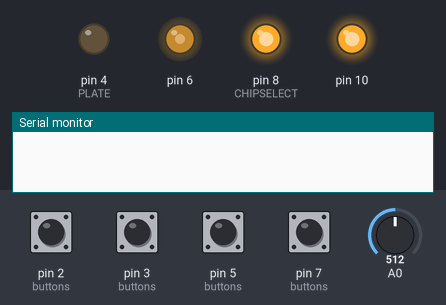
This sketch was run on a simulated Arduino Uno, built with avr-gcc and run on an emulated ATmega328P. On the bench: output pins drawn as LEDs (lit = HIGH), the last lines printed to the serial monitor. Dashed ring = blinking. Inputs (shaded band) come from the test bench; at power-on: pin 2 (buttons), pin 3 (buttons), pin 5 (buttons), pin 7 (buttons) HIGH, A0 = 512. Pins used as bus, display or sensor lines are not drawn.

Above: at 1.2 s.
1.3 s: pin 2 (buttons) pulled LOW for 1 s
At 2.43 s:
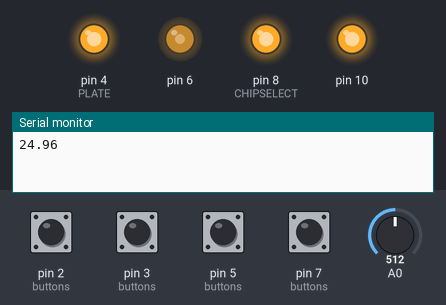
4.0 s: A0 set to 716
At 5.7 s:
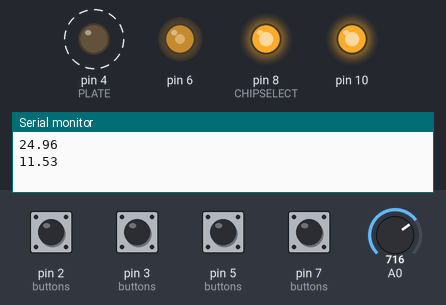
7.0 s: A0 set to 511
At 8.0 s:
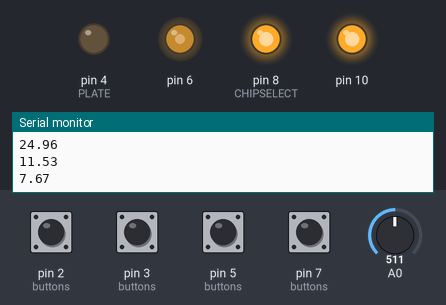
8.5 s: pin 3 (buttons) pulled LOW for 1 s
At 9.42 s:
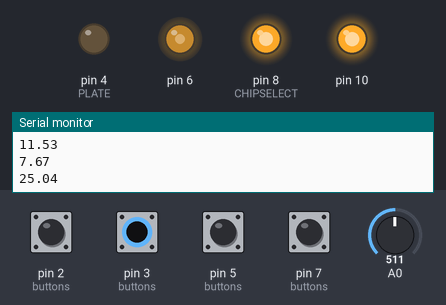
11.0 s: pin 5 (buttons) pulled LOW for 1 s
At 11.9 s:
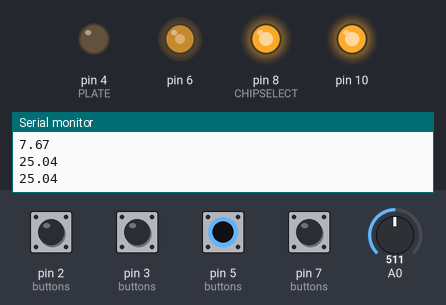
13.5 s: pin 7 (buttons) pulled LOW for 0.15 s
At 15.1 s:
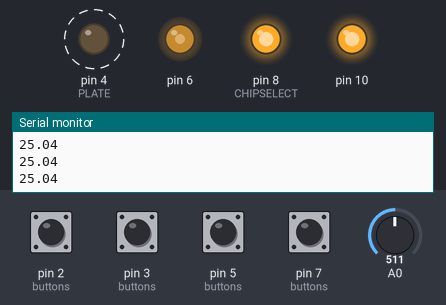
Timing chart, 0 to 17.6 s (numbered marks = the images above; inputs shaded):
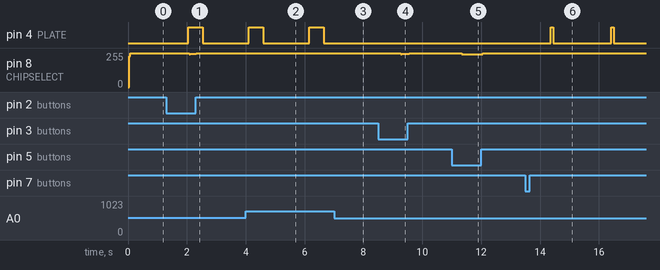

Measured:
- after the input at 1.3 s, pin 8 (CHIPSELECT): 255/255 → 250/255 after 0.78 s, → 255/255 0.24 s later
- after the input at 4.0 s, pin 4 (PLATE): alternates HIGH for 0.49 s and LOW for 1.6 s, starting after 0.11 s
- after the input at 7.0 s, pin 4 (PLATE): stays LOW (without the input it goes to HIGH after 1.2 s)
- after the input at 8.5 s, pin 8 (CHIPSELECT): 255/255 → 250/255 after 0.77 s, → 255/255 0.28 s later
- after the input at 11.0 s, pin 8 (CHIPSELECT): 255/255 → 247/255 after 0.33 s, → 255/255 0.72 s later
- after the input at 13.5 s, pin 4 (PLATE): alternates HIGH for 0.08 s and LOW for 2.0 s, starting after 0.87 s

The sketch:

HotPlate.ino
```cpp
#include <SPI.h>
#include <PID_v1.h>

const PROGMEM uint8_t WIDTH[] = {
  0x02, 0x03, 0x04, 0x05,
  0x05, 0x05, 0x05, 0x03,
  0x04, 0x03, 0x05, 0x05,
  0x03, 0x05, 0x03, 0x05,

  0x05, 0x04, 0x05, 0x05,
  0x05, 0x05, 0x05, 0x05,
  0x05, 0x05, 0x03, 0x03,
  0x05, 0x05, 0x04, 0x05,

  0x05, 0x05, 0x05, 0x05,
  0x05, 0x05, 0x05, 0x05,
  0x05, 0x03, 0x05, 0x05,
  0x05, 0x05, 0x05, 0x05,

  0x05, 0x05, 0x05, 0x05,
  0x05, 0x05, 0x05, 0x05,
  0x05, 0x05, 0x05, 0x03,
  0x05, 0x03, 0x05, 0x05,

  0x03, 0x05, 0x05, 0x05,
  0x05, 0x05, 0x05, 0x05,
  0x05, 0x03, 0x04, 0x04,
  0x03, 0x05, 0x05, 0x05,

  0x05, 0x05, 0x05, 0x05,
  0x05, 0x05, 0x05, 0x05,
  0x05, 0x05, 0x05, 0x03,
  0x03, 0x03, 0x05, 0x05
};

const PROGMEM uint8_t FONT[] = {
  0x00, 0x00, 0x00, 0x00, 0x00,  0x00, 0x5F, 0x00, 0x00, 0x00,  0x00, 0x07, 0x00, 0x07, 0x00,  0x14, 0x7F, 0x14, 0x7F, 0x14,
  0x24, 0x2A, 0x7F, 0x2A, 0x12,  0x23, 0x13, 0x08, 0x64, 0x62,  0x36, 0x49, 0x55, 0x22, 0x50,  0x00, 0x05, 0x03, 0x00, 0x00,
  0x1C, 0x22, 0x41, 0x00, 0x00,  0x41, 0x22, 0x1C, 0x00, 0x00,  0x08, 0x2A, 0x1C, 0x2A, 0x08,  0x08, 0x08, 0x3E, 0x08, 0x08,
  0x00, 0x50, 0x30, 0x00, 0x00,  0x08, 0x08, 0x08, 0x08, 0x08,  0x00, 0x60, 0x60, 0x00, 0x00,  0x20, 0x10, 0x08, 0x04, 0x02,

  0x3E, 0x51, 0x49, 0x45, 0x3E,  0x00, 0x42, 0x7F, 0x40, 0x00,  0x42, 0x61, 0x51, 0x49, 0x46,  0x21, 0x41, 0x45, 0x4B, 0x31,
  0x18, 0x14, 0x12, 0x7F, 0x10,  0x27, 0x45, 0x45, 0x45, 0x39,  0x3C, 0x4A, 0x49, 0x49, 0x30,  0x01, 0x71, 0x09, 0x05, 0x03,
  0x36, 0x49, 0x49, 0x49, 0x36,  0x06, 0x49, 0x49, 0x29, 0x1E,  0x00, 0x36, 0x36, 0x00, 0x00,  0x00, 0x56, 0x36, 0x00, 0x00,
  0x00, 0x08, 0x14, 0x22, 0x41,  0x14, 0x14, 0x14, 0x14, 0x14,  0x41, 0x22, 0x14, 0x08, 0x00,  0x02, 0x01, 0x51, 0x09, 0x06,

  0x32, 0x49, 0x79, 0x41, 0x3E,  0x7E, 0x11, 0x11, 0x11, 0x7E,  0x7F, 0x49, 0x49, 0x49, 0x36,  0x3E, 0x41, 0x41, 0x41, 0x22,
  0x7F, 0x41, 0x41, 0x22, 0x1C,  0x7F, 0x49, 0x49, 0x49, 0x41,  0x7F, 0x09, 0x09, 0x01, 0x01,  0x3E, 0x41, 0x41, 0x51, 0x32,
  0x7F, 0x08, 0x08, 0x08, 0x7F,  0x41, 0x7F, 0x41, 0x00, 0x00,  0x20, 0x40, 0x41, 0x3F, 0x01,  0x7F, 0x08, 0x14, 0x22, 0x41,
  0x7F, 0x40, 0x40, 0x40, 0x40,  0x7F, 0x02, 0x04, 0x02, 0x7F,  0x7F, 0x04, 0x08, 0x10, 0x7F,  0x3E, 0x41, 0x41, 0x41, 0x3E,

  0x7F, 0x09, 0x09, 0x09, 0x06,  0x3E, 0x41, 0x51, 0x21, 0x5E,  0x7F, 0x09, 0x19, 0x29, 0x46,  0x46, 0x49, 0x49, 0x49, 0x31,
  0x01, 0x01, 0x7F, 0x01, 0x01,  0x3F, 0x40, 0x40, 0x40, 0x3F,  0x1F, 0x20, 0x40, 0x20, 0x1F,  0x7F, 0x20, 0x18, 0x20, 0x7F,
  0x63, 0x14, 0x08, 0x14, 0x63,  0x03, 0x04, 0x78, 0x04, 0x03,  0x61, 0x51, 0x49, 0x45, 0x43,  0x7F, 0x41, 0x41, 0x00, 0x00,
  0x02, 0x04, 0x08, 0x10, 0x20,  0x41, 0x41, 0x7F, 0x00, 0x00,  0x04, 0x02, 0x01, 0x02, 0x04,  0x40, 0x40, 0x40, 0x40, 0x40,

  0x01, 0x02, 0x04, 0x00, 0x00,  0x20, 0x54, 0x54, 0x54, 0x78,  0x7F, 0x48, 0x44, 0x44, 0x38,  0x38, 0x44, 0x44, 0x44, 0x20,
  0x38, 0x44, 0x44, 0x48, 0x7F,  0x38, 0x54, 0x54, 0x54, 0x18,  0x08, 0x7E, 0x09, 0x01, 0x02,  0x08, 0x14, 0x54, 0x54, 0x3C,
  0x7F, 0x08, 0x04, 0x04, 0x78,  0x44, 0x7D, 0x40, 0x00, 0x00,  0x20, 0x40, 0x44, 0x3D, 0x00,  0x7F, 0x10, 0x28, 0x44, 0x00,
  0x41, 0x7F, 0x40, 0x00, 0x00,  0x7C, 0x04, 0x18, 0x04, 0x78,  0x7C, 0x08, 0x04, 0x04, 0x78,  0x38, 0x44, 0x44, 0x44, 0x38,

  0x7C, 0x14, 0x14, 0x14, 0x08,  0x08, 0x14, 0x14, 0x18, 0x7C,  0x7C, 0x08, 0x04, 0x04, 0x08,  0x48, 0x54, 0x54, 0x54, 0x20,
  0x04, 0x3F, 0x44, 0x40, 0x20,  0x3C, 0x40, 0x40, 0x20, 0x7C,  0x1C, 0x20, 0x40, 0x20, 0x1C,  0x3C, 0x40, 0x30, 0x40, 0x3C,
  0x44, 0x28, 0x10, 0x28, 0x44,  0x0C, 0x50, 0x50, 0x50, 0x3C,  0x44, 0x64, 0x54, 0x4C, 0x44,  0x08, 0x36, 0x41, 0x00, 0x00,
  0x00, 0x7F, 0x00, 0x00, 0x00,  0x41, 0x36, 0x08, 0x00, 0x00,  0x08, 0x08, 0x2A, 0x1C, 0x08,  0x08, 0x1C, 0x2A, 0x08, 0x08
};

uint8_t t = 0, s = 0, ti, u; // temporary globals
#define DISPLAYWIDTH 102

#define CHIPSELECT 8
#define COMMANDDATA 9
#define PLATE 4
#define COMMAND LOW
#define DATA HIGH

#define LOOPTIME 40

uint8_t buttons[4][3] = {{5, 0, 0}, {7, 0, 0}, {3, 0, 0}, {2, 0, 0} }; // bit 7 = on/off bit 6=changed flag bits 0-2 = debounce on moving average basis
#define PINS 0
#define ONOFF 1
#define DEBOUNCE 2
#define PRESS 1
#define CHANGED 2
#define UP 0
#define DOWN 2
#define LEFT 3
#define RIGHT 1

#define MAXBRIGHT 140
uint8_t backlight = 255;

#define NORMAL 0x00
#define REVERSED 0x01 // 0x01 = REVERSED
#define CENTERED 0x02 // 0x02 = CENTRED

uint8_t loopCount = 0;
double output;
double setPoint = 25;
double currentTemp = 20.0;
float currentReading = 0;
uint16_t timeCounter = 0;

uint8_t state = 0;
#define CURRENTLINE 0x10
#define CURRENTMODE 0x20
#define CURRENTAUTOMODE 0x40
#define CURRENTRUN 0x80
// state, bits 0,1 = profile stage.  bit4=line (0/1) bit5=mode (0=manual, 1 = auto) bit6=(jedec/lowtemp) bit7=auto running

uint16_t jedecProfile[4][2]   = {{0, 120}, {180, 160}, {280, 220}, {390, 25}};
uint16_t lowTempProfile[4][2] = {{0, 120}, {240, 165}, {360, 25} , {500, 25}};

double Kp = 3.0, Ki = 0.01, Kd = 0.80;  // double 3.0, Ki = 0.01, Kd = 0.64;
//double Kp = 2.2, Ki = 0.4, Kd = 3.00;  // double 3.0, Ki = 0.01, Kd = 0.64;

PID myPID(&currentTemp, &output, &setPoint, Kp, Ki, Kd, DIRECT);

void setup() {
  SPI.begin();
  SPI.setDataMode(SPI_MODE3);
  SPI.setBitOrder(MSBFIRST);
  digitalWrite(CHIPSELECT, HIGH); // ss or strobe
  digitalWrite(COMMANDDATA, DATA); // command/data
  digitalWrite(11, HIGH); // data
  digitalWrite(13, HIGH); // clock

  pinMode(buttons[UP][PINS], INPUT); //yuk use constants!!!
  digitalWrite(buttons[UP][PINS], HIGH);
  pinMode(buttons[DOWN][PINS], INPUT);
  digitalWrite(buttons[DOWN][PINS], HIGH);
  pinMode(buttons[LEFT][PINS], INPUT);
  digitalWrite(buttons[LEFT][PINS], HIGH);
  pinMode(buttons[RIGHT][PINS], INPUT);
  digitalWrite(buttons[RIGHT][PINS], HIGH);

  pinMode(6, OUTPUT);
  analogWrite(6, 128);

  pinMode(PLATE, OUTPUT);

  pinMode(CHIPSELECT, OUTPUT); // SS STROBE
  pinMode(COMMANDDATA, OUTPUT); // command/data
  uint8_t startseq[] = {0x40, 0xA0, 0xC8, 0xA6, 0xA2, 0x2F, 0xF8, 0x00, 0x27, 0x81, 0x0C, 0xAC, 0x00, 0xAF};
  digitalWrite(COMMANDDATA, COMMAND); // set to command
  digitalWrite(CHIPSELECT, LOW); // SS
  for (uint8_t i = 0; i < 14; i++) SPI.transfer(startseq[i]);
  digitalWrite(CHIPSELECT, HIGH); // SS
  cls(0x00);
  lcdprint(0, 0, "HOT PLATE", REVERSED | CENTERED);
  printModeLine();
  analogReference(EXTERNAL);
  checkTempKeys();
  myPID.SetOutputLimits(0, 12);
  //turn the PID on
  myPID.SetMode(AUTOMATIC);
  printTargetStart();
  Serial.begin(115200);
}

void checkTempKeys() {
  for (ti = 0; ti < 4; ti++) {
    if (!digitalRead(buttons[ti][PINS])) {
      if (buttons[ti][DEBOUNCE] != 8) buttons[ti][DEBOUNCE] += 1;
    }
    else {
      if (buttons[ti][DEBOUNCE] != 0) buttons[ti][DEBOUNCE] -= 1;
    }
    if ((buttons[ti][DEBOUNCE] >= 2) && !(buttons[ti][ONOFF] & PRESS)) buttons[ti][ONOFF] = PRESS | CHANGED; // was off now on, so switch on and flag (bit 2)
    if (buttons[ti][DEBOUNCE] == 8) buttons[ti][ONOFF] = PRESS | CHANGED; // key repeat
    if ((buttons[ti][DEBOUNCE] <= 1) && (buttons[ti][ONOFF] & PRESS)) buttons[ti][ONOFF] = CHANGED; // was off now on, so switch on and flag (bit 2)
  }
  currentReading = 0.6 * currentReading + 0.4 * analogRead(A0);
  float currentResistance = 100000 / ((1023.0 / currentReading) - 1.0);
  currentResistance = currentResistance / 100000;
  currentResistance = log(currentResistance);
  currentResistance /= 4092;  //3950 or 4092
  currentResistance += 1.0 / (25 + 273.15);
  currentResistance = 1.0 / currentResistance;
  currentTemp = currentResistance - 273.15;
}

void printCurrent() {
  int16_t i = int(output);
  char stringout[] = " Now: XXX C  PWM: XX  ";
  stringout[19] = (char)(48 + (i % 10));
  i /= 10;
  stringout[18] = (char)(48 + (i % 10));

  i = int(currentTemp);
  stringout[8] = (char)(48 + (i % 10));
  i /= 10;
  if(i==0) {stringout[7]=' ';} else {stringout[7] = (char)(48 + (i % 10));}
  i /= 10;
  if(i==0) {stringout[6]=' ';} else {stringout[6] = (char)(48 + (i % 10));}
  stringout[20] = '\0';
  lcdprint(7, 1, stringout, NORMAL);

  char stringout2[] = "Time: XXX Seconds   ";
  i = timeCounter;
  if ((state & CURRENTRUN) && (state & CURRENTAUTOMODE)) i = lowTempProfile[3][0] - i ;
  if ((state & CURRENTRUN) && !(state & CURRENTAUTOMODE)) i = jedecProfile[3][0] - i ;
  stringout2[8] = (char)(48 + (i % 10));
  i /= 10;
  if(i==0) {stringout2[7]=' ';} else {stringout2[7] = (char)(48 + (i % 10));}
  i /= 10;
  if(i==0) {stringout2[6]=' ';} else {stringout2[6] = (char)(48 + (i % 10));}
  stringout2[18] = '\0';
  lcdprint(6, 0, stringout2, NORMAL);
}

void printModeLine() {
  if (!(state & CURRENTLINE)) {
    if (!(state & CURRENTMODE)) {
      lcdprint(2, 0, ">Mode: Manual", REVERSED);
      return;
    }
    if (!(state & CURRENTAUTOMODE)) {
      lcdprint(2, 0, ">Mode: JEDEC", REVERSED);
      return;
    }
    lcdprint(2, 0, ">Mode: Low Temp", REVERSED);
  } else {
    if (!(state & CURRENTMODE)) {
      lcdprint(2, 0, ">Mode: Manual", NORMAL);
      return;
    }
    if (!(state & CURRENTAUTOMODE)) {
      lcdprint(2, 0, ">Mode: JEDEC", NORMAL);
      return;
    }
    lcdprint(2, 0, ">Mode: Low Temp", NORMAL);
  }
}

void printTargetStart() {
  if (!(state & CURRENTMODE)) {
    uint8_t i = int(setPoint);
    char stringout[] = ">Target: XXX C ";
    stringout[11] = (char)(48 + (i % 10));
    i /= 10;
    stringout[10] = (char)(48 + (i % 10));
    i /= 10;
    stringout[9] = (char)(48 + (i % 10));
    stringout[14] = '\0';

    if (state & CURRENTLINE) {
      lcdprint(3, 0, stringout, REVERSED);
    } else {
      lcdprint(3, 0, stringout, NORMAL);
    }
    return;
  }

  if (state & CURRENTRUN) {
    if (state & CURRENTLINE) {
      lcdprint(3, 0, ">Stop Run", REVERSED);
    } else {
      lcdprint(3, 0, ">Stop Run", NORMAL);
    }
  } else {
    if (state & CURRENTLINE) {
      lcdprint(3, 0, ">Start Run", REVERSED);
    } else {
      lcdprint(3, 0, ">Start Run", NORMAL);
    }
  }
}

void setpos(uint8_t page, uint8_t col) {
  col += 30;
  digitalWrite(COMMANDDATA, COMMAND); // set to command
  digitalWrite(CHIPSELECT, LOW); // SS
  SPI.transfer(0xB0 + page);
  SPI.transfer(0x10 + ((col & 0xf0) >> 4));
  SPI.transfer(0x00 + (col & 0x0f));
  digitalWrite(CHIPSELECT, HIGH); // SS
}

void cls(uint8_t fil) {
  for (uint8_t i = 0; i < 8; i++) {
    setpos(i, 0);
    digitalWrite(COMMANDDATA, DATA); // set to data
    digitalWrite(CHIPSELECT, LOW); // SS
    for (uint8_t j = 0; j < 102; j++) SPI.transfer(fil);
    digitalWrite(CHIPSELECT, HIGH); // SS
  }
}

uint16_t lcdprint(uint8_t page, uint8_t col, char *text, uint8_t prtstyle) {
  uint16_t j, k, collength = 0;
  uint8_t textlength, normalrev, printed = 0;
  textlength = strlen(text);
  for (t = 0; t < textlength; t++) {
    j = (uint8_t)text[t] - 32;
    if (j > 96) continue;
    collength += (pgm_read_byte_near(WIDTH + j) + 1); // width
  }
  if (prtstyle & REVERSED) {
    normalrev = 0xFF;
  }
  else {
    normalrev = 0x00;
  }
  if (prtstyle & CENTERED) {
    t = collength;
    if (t > DISPLAYWIDTH) t = DISPLAYWIDTH;
    col = (DISPLAYWIDTH - t) >> 1;
    setpos(page, 0);
    digitalWrite(COMMANDDATA, DATA); // set to data
    digitalWrite(CHIPSELECT, LOW);
    for (s = 0; s < col - 1; s++) {
      SPI.transfer(0x00 ^ normalrev);
    }
  }
  else {
    setpos(page, col);
    digitalWrite(COMMANDDATA, DATA); // set to data
    digitalWrite(CHIPSELECT, LOW);
  }
  if (prtstyle & REVERSED) {
    SPI.transfer(0xFF);
    col += 1;
  } // first column needs to be black
  for (t = 0; t < textlength; t++) {
    j = (uint8_t)text[t] - 32;
    if (j > 96) continue;
    k = pgm_read_byte_near(WIDTH + j); // width
    j = (j << 2) + j; // times 5
    SPI.transfer(pgm_read_byte_near(FONT + j) ^ normalrev);
    SPI.transfer(pgm_read_byte_near(FONT + j + 1) ^ normalrev);
    if (k > 2) SPI.transfer(pgm_read_byte_near(FONT + j + 2)^ normalrev);
    if (k > 3) SPI.transfer(pgm_read_byte_near(FONT + j + 3)^ normalrev);
    if (k > 4) SPI.transfer(pgm_read_byte_near(FONT + j + 4)^ normalrev);
    SPI.transfer(0x00 ^ normalrev);
    printed += (k + 1);
    if (printed + col > DISPLAYWIDTH) break; // although the display does not appear to mind no point printing beyond end of screen
  }
  for (t = printed + col; t <= DISPLAYWIDTH; t++) SPI.transfer(0x00 ^ normalrev); // clear to end of line
  digitalWrite(CHIPSELECT, HIGH); // SS
  return collength;
}

void loop() {
  static unsigned long now = 0;
  if ((millis() - now) > LOOPTIME) {
    now = millis();
    checkTempKeys();
    processKeys();
    loopCount += 1;
    if(loopCount == 25) {timeCounter +=1; printCurrent();}
    if (loopCount == 50) {
      timeCounter += 1;
      loopCount = 0;
      myPID.Compute();
      digitalWrite(PLATE, HIGH);
      printCurrent();
      Serial.println(currentTemp);
    }
    if (loopCount == int(output)) {
      digitalWrite(PLATE, LOW);
    }
    if ((state & CURRENTRUN) && (state & CURRENTAUTOMODE)) {
      if(timeCounter > lowTempProfile[state & 0x03][0]) {
        setPoint = lowTempProfile[state & 0x03][1];
        state = (state + 1) & 0xF3;
        if(!(state & 0x03)) { state &= ~CURRENTRUN; timeCounter = 0; printTargetStart();}
      }
    }
    if ((state & CURRENTRUN) && !(state & CURRENTAUTOMODE)){
      if(timeCounter > jedecProfile[state & 0x03][0]) {
        setPoint = jedecProfile[state & 0x03][1];
        state = (state + 1) & 0xF3;
        if(!(state & 0x03)) { state &= ~CURRENTRUN; timeCounter = 0; printTargetStart();}
      }
    }
  }
}

void processKeys(void) {
  if (buttons[RIGHT][ONOFF] & CHANGED) {
    buttons[RIGHT][ONOFF] &= ~CHANGED;  // switch off change flag
    if ((buttons[RIGHT][ONOFF] & PRESS) && setPoint < 250 && !(state & CURRENTMODE) && (state & CURRENTLINE)) {
      setPoint += 1;
      printTargetStart();
      return;
    }
    if (!(buttons[RIGHT][ONOFF] & PRESS) && !(state & CURRENTMODE) && (state & CURRENTLINE)) {
      timeCounter = 0;
      return;
    }
    if ((buttons[RIGHT][ONOFF] & PRESS) && !(state & CURRENTLINE) && !(state & CURRENTRUN)) {
      if (!(state & CURRENTMODE)) {
        state |= CURRENTMODE;   // manual to jedec
        state &= ~CURRENTAUTOMODE;
        printTargetStart();
        printModeLine();
        return;
      }
      if ((state & CURRENTMODE) && !(state & CURRENTAUTOMODE)) {
        state |= CURRENTAUTOMODE;  // jedec to low temp
        printTargetStart();
        printModeLine();
        return;
      }
      if ((state & CURRENTMODE) && (state & CURRENTAUTOMODE)) {
        state &= ~CURRENTMODE;  // low temp to manual
        state &= ~CURRENTAUTOMODE;
        printTargetStart();
        printModeLine();
        return;
      }
    }
    if ((buttons[RIGHT][ONOFF] & PRESS) && (state & CURRENTLINE) && (state & CURRENTMODE)) {
      if (state & CURRENTRUN) { // was running now stopped
        state &= ~CURRENTRUN;
        state &= 0xF0;
        timeCounter = 0;
        setPoint=25;
      } else { // was stopped now started
        state &= 0xF0;
        state |= CURRENTRUN;
        timeCounter = 0;
      }
      printTargetStart();
      return;
    }
  }
  if (buttons[LEFT][ONOFF] & CHANGED) {
    buttons[LEFT][ONOFF] &= ~CHANGED;  // switch off change flag
    if ((buttons[LEFT][ONOFF] & PRESS) && setPoint > 1 && !(state & CURRENTMODE) && (state & CURRENTLINE)) {
      setPoint -= 1;
      printTargetStart();
      return;
    }
    if (!(buttons[LEFT][ONOFF] & PRESS) && !(state & CURRENTMODE) && (state & CURRENTLINE)) {
      timeCounter = 0;
      return;
    }
    if ((buttons[LEFT][ONOFF] & PRESS) && !(state & CURRENTLINE)  && !(state & CURRENTRUN)) {
      if (!(state & CURRENTMODE)) {
        state |= CURRENTMODE;  // manual to low temp
        state |= CURRENTAUTOMODE;
        printTargetStart();
        printModeLine();
        return;
      }
      if ((state & CURRENTMODE) && !(state & CURRENTAUTOMODE)) {
        state &= ~CURRENTMODE;  //jedec to manual
        state &= ~CURRENTAUTOMODE;
        printTargetStart();
        printModeLine();
        return;
      }
      if ((state & CURRENTMODE) && (state & CURRENTAUTOMODE)) {
        state &= ~CURRENTAUTOMODE;  // low temp to jedec
        printTargetStart();
        printModeLine();
        return;
      }
    }
  }

  if (buttons[UP][ONOFF] & CHANGED) {
    buttons[UP][ONOFF] &= ~CHANGED;  // switch off change flag
    if (buttons[UP][ONOFF] & PRESS) {
      state ^= CURRENTLINE;
      printTargetStart();
      printModeLine();
      return;
    }
  }
  if (buttons[DOWN][ONOFF] & CHANGED) {
    buttons[DOWN][ONOFF] &= ~CHANGED;
    if (buttons[DOWN][ONOFF] & PRESS) {
      state ^= CURRENTLINE;
      printTargetStart();
      printModeLine();
      return;
    }
  }
}
```
